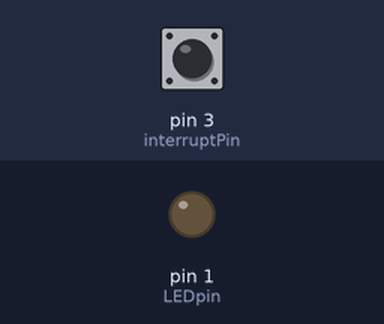
The sketch below on a simulated Arduino Uno, built with avr-gcc and run on an emulated ATmega328P. On the bench: output pins drawn as LEDs (lit = HIGH). The inputs (shaded band) are chosen by the test bench; at power-on: pin 3 (interruptPin) LOW.

Above: at 1.2 s.
1.3 s: pin 3 (interruptPin) pulled HIGH for 0.15 s
At 2.1 s:
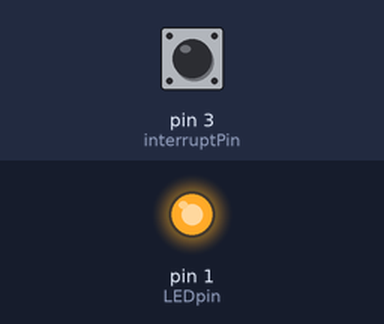
2.9 s: pin 3 (interruptPin) pulled HIGH for 1 s
At 3.3 s:
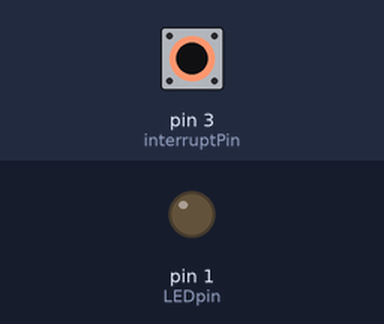
5.4 s: pin 3 (interruptPin) pulled HIGH for 3.2 s
At 6.4 s:
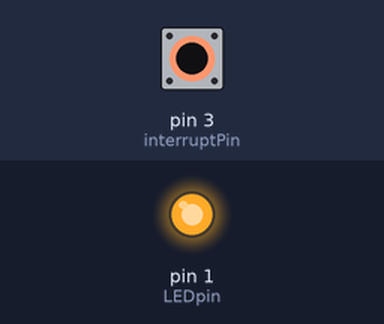
Timing chart, 0 to 8.4 s (numbered marks = the images above; inputs shaded):
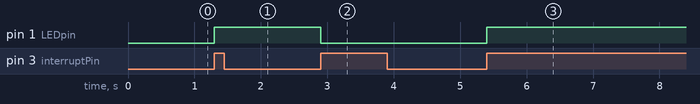

Measured:
- after the input at 1.3 s, pin 1 (LEDpin): LOW → HIGH at once
- after the input at 2.9 s, pin 1 (LEDpin): HIGH → LOW at once
- after the input at 5.4 s, pin 1 (LEDpin): LOW → HIGH at once

The sketch:

Testing_PCINT_Trinket.ino
```cpp
#include "PinChangeInterrupt.h"

#define interruptPin 3
#define LEDpin 1

void setup() {
  pinMode(interruptPin,INPUT);
  pinMode(LEDpin, OUTPUT);

  attachPCINT(digitalPinToPCINT(interruptPin), blinkLed, RISING);
}

void blinkLed(void){
  digitalWrite(LEDpin, !digitalRead(LEDpin));
}

void loop() {
  // put your main code here, to run repeatedly:

}
```
